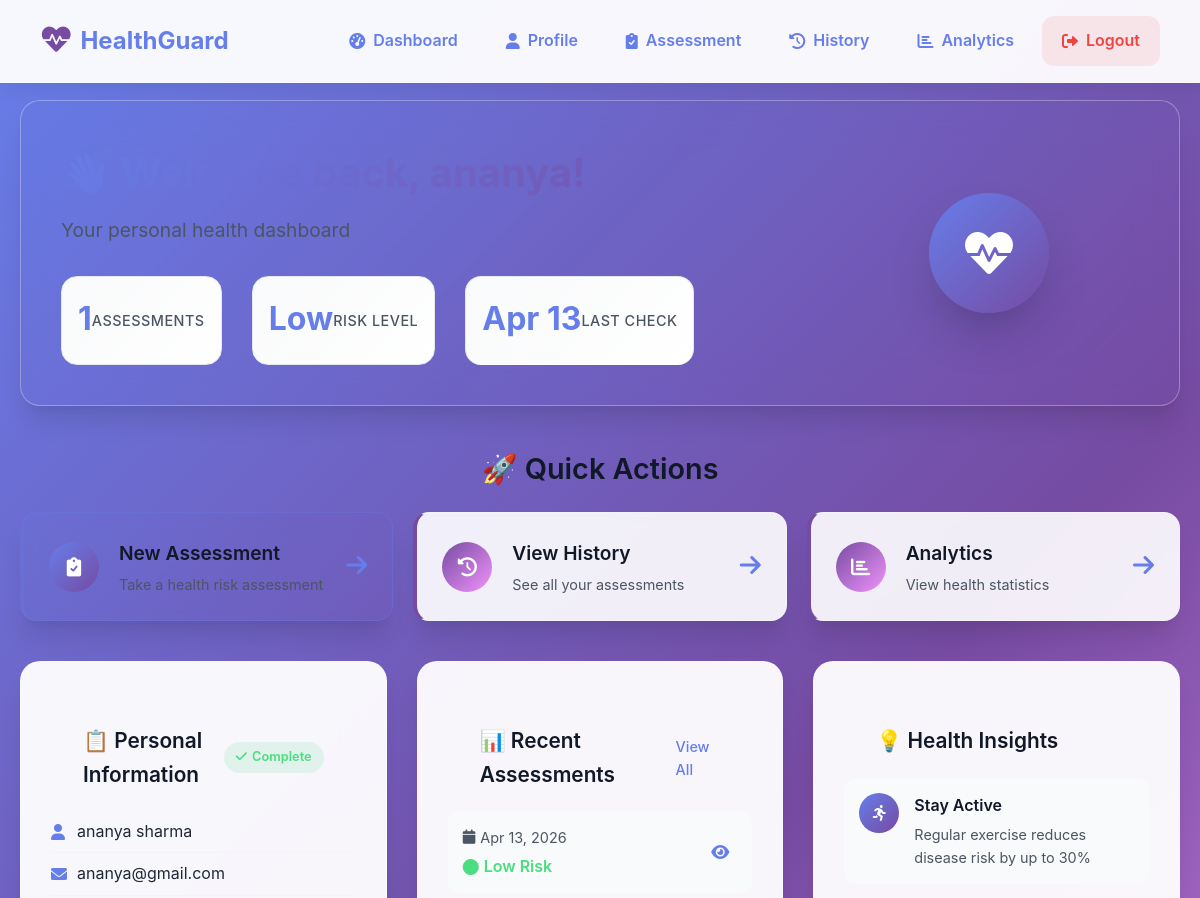
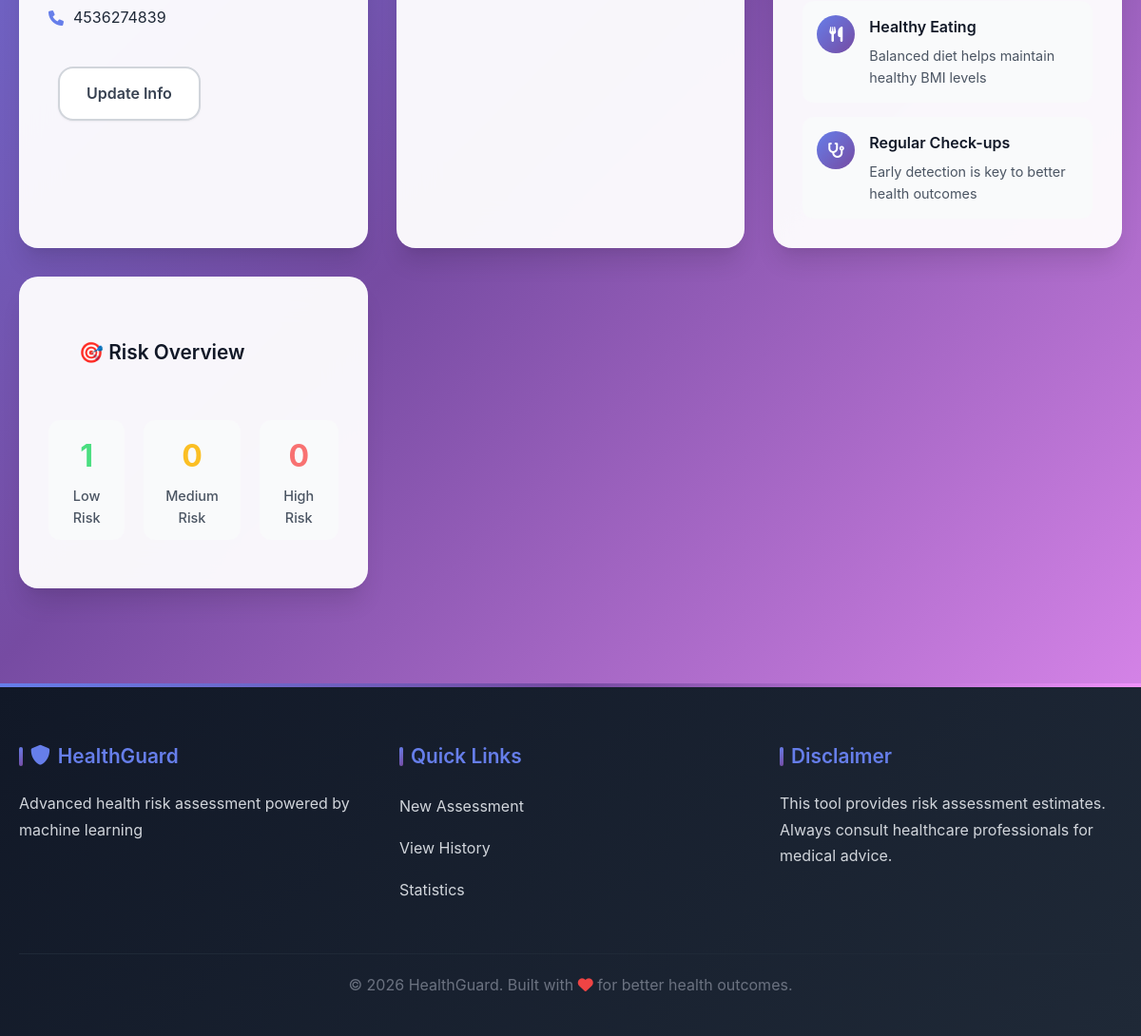
The page /dashboard (signed in) on the database its author committed (2 pictures, top to bottom).
### app.py (models this page shows)
class Assessment(db.Model):
    id = db.Column(db.Integer, primary_key=True)
    user_id = db.Column(db.Integer, db.ForeignKey('user.id'), nullable=False)
    age = db.Column(db.Integer)
    height = db.Column(db.Float)
    weight = db.Column(db.Float)
    bmi = db.Column(db.Float)
    blood_type = db.Column(db.String(10))
    smoking_status = db.Column(db.String(20))
    exercise_frequency = db.Column(db.String(50))
    family_history = db.Column(db.Text)
    medical_conditions = db.Column(db.Text)
    medications = db.Column(db.Text)
    symptoms = db.Column(db.Text)
    risk_level = db.Column(db.String(20))
    risk_factors = db.Column(db.Text)  # JSON string
    recommendations = db.Column(db.Text)  # JSON string
    created_at = db.Column(db.DateTime, default=datetime.utcnow)

class PersonalInfo(db.Model):
    id = db.Column(db.Integer, primary_key=True)
    user_id = db.Column(db.Integer, db.ForeignKey('user.id'), nullable=False)
    first_name = db.Column(db.String(100))
    last_name = db.Column(db.String(100))
    phone = db.Column(db.String(20))
    address = db.Column(db.Text)
    date_of_birth = db.Column(db.Date)
    gender = db.Column(db.String(20))
    emergency_contact = db.Column(db.String(100))
    emergency_phone = db.Column(db.String(20))
    created_at = db.Column(db.DateTime, default=datetime.utcnow)
    updated_at = db.Column(db.DateTime, default=datetime.utcnow, onupdate=datetime.utcnow)

class User(UserMixin, db.Model):
    id = db.Column(db.Integer, primary_key=True)
    username = db.Column(db.String(150), unique=True, nullable=False)
    email = db.Column(db.String(150), unique=True, nullable=False)
    password_hash = db.Column(db.String(128), nullable=False)
    created_at = db.Column(db.DateTime, default=datetime.utcnow)
    personal_info = db.relationship('PersonalInfo', backref='user', uselist=False)
    assessments = db.relationship('Assessment', backref='user', lazy=True)

### app.py (the view)
@app.route('/dashboard')
@login_required
def dashboard():
    personal_info = PersonalInfo.query.filter_by(user_id=current_user.id).first()
    recent_assessments = Assessment.query.filter_by(user_id=current_user.id).order_by(Assessment.created_at.desc()).limit(5).all()
    return render_template('dashboard.html', personal_info=personal_info, assessments=recent_assessments)

### app.py (called while the page is built)
@app.context_processor
def inject_personal_info():
    if current_user.is_authenticated:
        personal_info = PersonalInfo.query.filter_by(user_id=current_user.id).first()
        return {'personal_info': personal_info}
    return {}

@login_manager.user_loader
def load_user(user_id):
    return User.query.get(int(user_id))

### templates/dashboard.html (shortened to what this page needs)
{% extends "base.html" %}
{% block content %}
<div class="dashboard-container">
    <div class="welcome-section">
        <div class="welcome-content">
            <h1>👋 Welcome back, {{ current_user.username }}!</h1>
            <p>Your personal health dashboard</p>
            <div class="welcome-stats">
                <div class="stat-item">
                    <span class="stat-number">{{ assessments|length }}</span>
                    <span class="stat-label">Assessments</span>
                </div>
                <div class="stat-item">
                    <span class="stat-number">
                        {% if assessments %}
                            {% set risk_counts = {'Low': 0, 'Medium': 0, 'High': 0} %}
                            {% for assessment in assessments %}
                                {% if assessment.risk_level in risk_counts %}
                                    {% set _ = risk_counts.update({assessment.risk_level: risk_counts[assessment.risk_level] + 1}) %}
                                {% endif %}
                            {% endfor %}
                            {% set max_risk = risk_counts.items() | sort(attribute='1', reverse=True) | first %}
                            {{ max_risk[0] }}
                        {% else %}
                            N/A
                        {% endif %}
                    </span>
                    <span class="stat-label">Risk Level</span>
                </div>
                <div class="stat-item">
                    <span class="stat-number">
                        {% if assessments %}
                            {{ (assessments|last).created_at.strftime('%b %d') }}
                        {% else %}
                            Never
                        {% endif %}
                    </span>
                    <span class="stat-label">Last Check</span>
                </div>
            </div>
        </div>
        <div class="welcome-illustration">
            <div class="illustration">
                <i class="fas fa-heartbeat"></i>
            </div>
        </div>
    </div>
    <div class="quick-actions">
        <h2>🚀 Quick Actions</h2>
        <div class="action-grid">
            {% if not personal_info %}
                <a href="{{ url_for('personal_info') }}" class="action-card primary">
                    <div class="action-icon">
                        <i class="fas fa-user-plus"></i>
                    </div>
                    <div class="action-content">
                        <h3>Complete Profile</h3>
                        <p>Add your personal information</p>
                    </div>
                    <div class="action-arrow">
                        <i class="fas fa-arrow-right"></i>
                    </div>
                </a>
            {% else %}
                <a href="{{ url_for('assessment') }}" class="action-card primary">
                    <div class="action-icon">
                        <i class="fas fa-clipboard-check"></i>
                    </div>
                    <div class="action-content">
                        <h3>New Assessment</h3>
                        <p>Take a health risk assessment</p>
                    </div>
                    <div class="action-arrow">
                        <i class="fas fa-arrow-right"></i>
                    </div>
                </a>
            {% endif %}
            <a href="{{ url_for('history') }}" class="action-card secondary">
                <div class="action-icon">
                    <i class="fas fa-history"></i>
                </div>
                <div class="action-content">
                    <h3>View History</h3>
                    <p>See all your assessments</p>
                </div>
                <div class="action-arrow">
                    <i class="fas fa-arrow-right"></i>
                </div>
            </a>
            <a href="{{ url_for('statistics') }}" class="action-card secondary">
                <div class="action-icon">
                    <i class="fas fa-chart-bar"></i>
                </div>
                <div class="action-content">
                    <h3>Analytics</h3>
                    <p>View health statistics</p>
                </div>
                <div class="action-arrow">
                    <i class="fas fa-arrow-right"></i>
                </div>
            </a>
        </div>
    </div>
    <div class="dashboard-grid">
        <div class="dashboard-card">
            <div class="card-header">
                <h3>📋 Personal Information</h3>
                <div class="card-status">
                    {% if personal_info %}
                        <span class="status-badge complete">
                            <i class="fas fa-check"></i> Complete
                        </span>
                    {% else %}
                        <span class="status-badge incomplete">
                            <i class="fas fa-exclamation-triangle"></i> Incomplete
                        </span>
                    {% endif %}
                </div>
            </div>
            {% if personal_info %}
                <div class="personal-info">
                    <div class="info-item">
                        <i class="fas fa-user"></i>
                        <span>{{ personal_info.first_name }} {{ personal_info.last_name }}</span>
                    </div>
                    <div class="info-item">
                        <i class="fas fa-envelope"></i>
                        <span>{{ current_user.email }}</span>
                    </div>
                    {% if personal_info.phone %}
                        <div class="info-item">
                            <i class="fas fa-phone"></i>
                            <span>{{ personal_info.phone }}</span>
                        </div>
                    {% endif %}
                </div>
                <a href="{{ url_for('personal_info') }}" class="btn btn-secondary">Update Info</a>
            {% else %}
                <p class="card-description">Complete your personal information to unlock all features and get personalized health insights.</p>
                <a href="{{ url_for('personal_info') }}" class="btn btn-primary">Complete Now</a>
            {% endif %}
        </div>
        <div class="dashboard-card">
            <div class="card-header">
                <h3>📊 Recent Assessments</h3>
                <a href="{{ url_for('history') }}" class="card-link">View All</a>
            </div>
            {% if assessments %}
                <div class="assessment-list">
                    {% for assessment in assessments[:3] %}
                        <div class="assessment-item">
                            <div class="assessment-info">
                                <div class="assessment-date">
                                    <i class="fas fa-calendar"></i>
                                    {{ assessment.created_at.strftime('%b %d, %Y') }}
                                </div>
                                <div class="assessment-risk risk-{{ assessment.risk_level.lower() }}">
                                    <i class="fas fa-circle"></i>
                                    {{ assessment.risk_level }} Risk
                                </div>
                            </div>
                            <a href="{{ url_for('assessment_result', assessment_id=assessment.id) }}" class="assessment-link">
                                <i class="fas fa-eye"></i>
                            </a>
                        </div>
                    {% endfor %}
                </div>
            {% endif %}
        </div>
        <div class="dashboard-card">
            <div class="card-header">
                <h3>💡 Health Insights</h3>
            </div>
            <div class="insights-list">
                <div class="insight-item">
                    <div class="insight-icon">
                        <i class="fas fa-running"></i>
                    </div>
                    <div class="insight-content">
                        <h4>Stay Active</h4>
                        <p>Regular exercise reduces disease risk by up to 30%</p>
                    </div>
                </div>
                <div class="insight-item">
                    <div class="insight-icon">
                        <i class="fas fa-utensils"></i>
                    </div>
                    <div class="insight-content">
                        <h4>Healthy Eating</h4>
                        <p>Balanced diet helps maintain healthy BMI levels</p>
                    </div>
                </div>
                <div class="insight-item">
                    <div class="insight-icon">
                        <i class="fas fa-stethoscope"></i>
                    </div>
                    <div class="insight-content">
                        <h4>Regular Check-ups</h4>
                        <p>Early detection is key to better health outcomes</p>
                    </div>
                </div>
            </div>
        </div>
        {% if assessments %}
        <div class="dashboard-card">
            <div class="card-header">
                <h3>🎯 Risk Overview</h3>
            </div>
            <div class="risk-overview">
                {% set risk_counts = {'Low': 0, 'Medium': 0, 'High': 0} %}
                {% for assessment in assessments %}
                    {% if assessment.risk_level in risk_counts %}
                        {% set _ = risk_counts.update({assessment.risk_level: risk_counts[assessment.risk_level] + 1}) %}
                    {% endif %}
                {% endfor %}
                <div class="risk-stats">
                    <div class="risk-stat">
                        <div class="risk-number low">{{ risk_counts['Low'] }}</div>
                        <div class="risk-label">Low Risk</div>
                    </div>
                    <div class="risk-stat">
                        <div class="risk-number medium">{{ risk_counts['Medium'] }}</div>
                        <div class="risk-label">Medium Risk</div>
                    </div>
                    <div class="risk-stat">
                        <div class="risk-number high">{{ risk_counts['High'] }}</div>
                        <div class="risk-label">High Risk</div>
                    </div>
                </div>
            </div>
        </div>
        {% endif %}
    </div>
</div>
{% endblock %}

### rows shown on the page
Assessment: risk_level "Low", created_at "Apr 13", created_at "Apr 13, 2026"
PersonalInfo: first_name "ananya", last_name "sharma", phone "4536274839"
User: email "ananya@gmail.com"

### other values the page prints
{{ assessments|length }} "1"
{{ risk_counts['Low'] }} "1"
{{ risk_counts['Medium'] }} "0"
{{ risk_counts['High'] }} "0"
